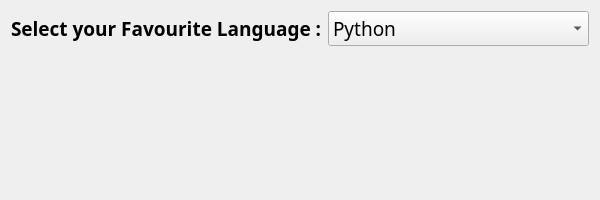
<?xml version="1.0" encoding="UTF-8"?>
<ui version="4.0">
 <class>Form</class>
 <widget class="QWidget" name="Form">
  <property name="geometry">
   <rect>
    <x>0</x>
    <y>0</y>
    <width>600</width>
    <height>200</height>
   </rect>
  </property>
  <property name="windowTitle">
   <string>Form</string>
  </property>
  <layout class="QVBoxLayout" name="verticalLayout">
   <item>
    <layout class="QHBoxLayout" name="horizontalLayout">
     <item>
      <widget class="QLabel" name="label">
       <property name="font">
        <font>
         <family>Segoe UI Black</family>
         <pointsize>14</pointsize>
         <weight>75</weight>
         <bold>true</bold>
        </font>
       </property>
       <property name="text">
        <string>Select your Favourite Language :</string>
       </property>
      </widget>
     </item>
     <item>
      <widget class="QComboBox" name="comboBox">
       <property name="font">
        <font>
         <family>Rockwell</family>
         <pointsize>14</pointsize>
        </font>
       </property>
       <item>
        <property name="text">
         <string>Python</string>
        </property>
       </item>
       <item>
        <property name="text">
         <string>Java</string>
        </property>
       </item>
       <item>
        <property name="text">
         <string>C++</string>
        </property>
       </item>
       <item>
        <property name="text">
         <string>JavaScript</string>
        </property>
       </item>
       <item>
        <property name="text">
         <string>C#</string>
        </property>
       </item>
       <item>
        <property name="text">
         <string>Go</string>
        </property>
       </item>
      </widget>
     </item>
    </layout>
   </item>
   <item>
    <widget class="QLabel" name="label_2">
     <property name="font">
      <font>
       <family>Kokila</family>
       <pointsize>18</pointsize>
      </font>
     </property>
     <property name="text">
      <string/>
     </property>
    </widget>
   </item>
  </layout>
 </widget>
 <resources/>
 <connections/>
</ui>
